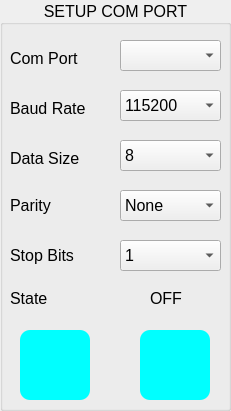
     <widget class="QGroupBox" name="groupBox_control_2">
      <property name="geometry">
       <rect>
        <x>0</x>
        <y>0</y>
        <width>231</width>
        <height>411</height>
       </rect>
      </property>
      <property name="font">
       <font>
        <pointsize>12</pointsize>
        <weight>50</weight>
        <bold>false</bold>
       </font>
      </property>
      <property name="title">
       <string>SETUP COM PORT</string>
      </property>
      <property name="alignment">
       <set>Qt::AlignCenter</set>
      </property>
      <widget class="QPushButton" name="pushButton_connect">
       <property name="geometry">
        <rect>
         <x>20</x>
         <y>330</y>
         <width>70</width>
         <height>70</height>
        </rect>
       </property>
       <property name="font">
        <font>
         <pointsize>12</pointsize>
         <weight>50</weight>
         <bold>false</bold>
        </font>
       </property>
       <property name="styleSheet">
        <string notr="true">QPushButton{
border-radius: 10px;
background-color: #00ffff;
}

QPushButton:pressed {
    padding-top: 5px;
    padding-left: 5px;
}
</string>
       </property>
       <property name="text">
        <string/>
       </property>
       <property name="icon">
        <iconset>
         <normaloff>../Icon/Connect.png</normaloff>../Icon/Connect.png</iconset>
       </property>
       <property name="iconSize">
        <size>
         <width>70</width>
         <height>70</height>
        </size>
       </property>
       <property name="autoDefault">
        <bool>false</bool>
       </property>
       <property name="default">
        <bool>false</bool>
       </property>
       <property name="flat">
        <bool>false</bool>
       </property>
      </widget>
      <widget class="QPushButton" name="pushButton_disconnect">
       <property name="geometry">
        <rect>
         <x>140</x>
         <y>330</y>
         <width>70</width>
         <height>70</height>
        </rect>
       </property>
       <property name="font">
        <font>
         <pointsize>12</pointsize>
         <weight>50</weight>
         <bold>false</bold>
        </font>
       </property>
       <property name="styleSheet">
        <string notr="true">QPushButton{
border-radius: 10px;
background-color: #00ffff;
}

QPushButton:pressed {
    padding-top: 5px;
    padding-left: 5px;
}
</string>
       </property>
       <property name="text">
        <string/>
       </property>
       <property name="icon">
        <iconset>
         <normaloff>../Icon/Disconnet.png</normaloff>../Icon/Disconnet.png</iconset>
       </property>
       <property name="iconSize">
        <size>
         <width>70</width>
         <height>70</height>
        </size>
       </property>
       <property name="flat">
        <bool>false</bool>
       </property>
      </widget>
      <widget class="QLabel" name="label_15">
       <property name="geometry">
        <rect>
         <x>10</x>
         <y>50</y>
         <width>101</width>
         <height>16</height>
        </rect>
       </property>
       <property name="font">
        <font>
         <pointsize>12</pointsize>
        </font>
       </property>
       <property name="text">
        <string>Com Port</string>
       </property>
      </widget>
      <widget class="QComboBox" name="comboBox_comPort">
       <property name="geometry">
        <rect>
         <x>120</x>
         <y>40</y>
         <width>101</width>
         <height>31</height>
        </rect>
       </property>
       <property name="font">
        <font>
         <pointsize>12</pointsize>
        </font>
       </property>
       <property name="styleSheet">
        <string notr="true"/>
       </property>
      </widget>
      <widget class="QLabel" name="label_16">
       <property name="geometry">
        <rect>
         <x>10</x>
         <y>100</y>
         <width>101</width>
         <height>16</height>
        </rect>
       </property>
       <property name="font">
        <font>
         <pointsize>12</pointsize>
        </font>
       </property>
       <property name="text">
        <string>Baud Rate</string>
       </property>
      </widget>
      <widget class="QComboBox" name="comboBox_baudRate">
       <property name="geometry">
        <rect>
         <x>120</x>
         <y>90</y>
         <width>101</width>
         <height>31</height>
        </rect>
       </property>
       <property name="font">
        <font>
         <pointsize>12</pointsize>
        </font>
       </property>
       <property name="styleSheet">
        <string notr="true"/>
       </property>
       <property name="editable">
        <bool>false</bool>
       </property>
       <item>
        <property name="text">
         <string>115200</string>
        </property>
       </item>
       <item>
        <property name="text">
         <string>19200</string>
        </property>
       </item>
       <item>
        <property name="text">
         <string>14400 </string>
        </property>
       </item>
       <item>
        <property name="text">
         <string>9600</string>
        </property>
       </item>
       <item>
        <property name="text">
         <string>4800 </string>
        </property>
       </item>
       <item>
        <property name="text">
         <string/>
        </property>
       </item>
      </widget>
      <widget class="QLabel" name="label_17">
       <property name="geometry">
        <rect>
         <x>10</x>
         <y>290</y>
         <width>101</width>
         <height>16</height>
        </rect>
       </property>
       <property name="font">
        <font>
         <pointsize>12</pointsize>
        </font>
       </property>
       <property name="text">
        <string>State</string>
       </property>
      </widget>
      <widget class="QLabel" name="label_state">
       <property name="geometry">
        <rect>
         <x>150</x>
         <y>290</y>
         <width>51</width>
         <height>16</height>
        </rect>
       </property>
       <property name="font">
        <font>
         <pointsize>12</pointsize>
         <weight>50</weight>
         <bold>false</bold>
        </font>
       </property>
       <property name="text">
        <string>OFF</string>
       </property>
      </widget>
      <widget class="QComboBox" name="comboBox_dataBits">
       <property name="geometry">
        <rect>
         <x>120</x>
         <y>140</y>
         <width>101</width>
         <height>31</height>
        </rect>
       </property>
       <property name="font">
        <font>
         <pointsize>12</pointsize>
        </font>
       </property>
       <property name="editable">
        <bool>false</bool>
       </property>
       <item>
        <property name="text">
         <string>8</string>
        </property>
       </item>
       <item>
        <property name="text">
         <string>7</string>
        </property>
       </item>
       <item>
        <property name="text">
         <string>6</string>
        </property>
       </item>
       <item>
        <property name="text">
         <string>5</string>
        </property>
       </item>
      </widget>
      <widget class="QLabel" name="label_18">
       <property name="geometry">
        <rect>
         <x>10</x>
         <y>150</y>
         <width>101</width>
         <height>16</height>
        </rect>
       </property>
       <property name="font">
        <font>
         <pointsize>12</pointsize>
        </font>
       </property>
       <property name="text">
        <string>Data Size</string>
       </property>
      </widget>
      <widget class="QLabel" name="label_29">
       <property name="geometry">
        <rect>
         <x>10</x>
         <y>190</y>
         <width>101</width>
         <height>31</height>
        </rect>
       </property>
       <property name="font">
        <font>
         <pointsize>12</pointsize>
        </font>
       </property>
       <property name="text">
        <string>Parity</string>
       </property>
      </widget>
      <widget class="QComboBox" name="comboBox_parity">
       <property name="geometry">
        <rect>
         <x>120</x>
         <y>190</y>
         <width>101</width>
         <height>31</height>
        </rect>
       </property>
       <property name="font">
        <font>
         <pointsize>12</pointsize>
        </font>
       </property>
       <property name="editable">
        <bool>false</bool>
       </property>
       <item>
        <property name="text">
         <string>None</string>
        </property>
       </item>
       <item>
        <property name="text">
         <string>Even</string>
        </property>
       </item>
       <item>
        <property name="text">
         <string>Odd</string>
        </property>
       </item>
      </widget>
      <widget class="QLabel" name="label_30">
       <property name="geometry">
        <rect>
         <x>10</x>
         <y>240</y>
         <width>101</width>
         <height>31</height>
        </rect>
       </property>
       <property name="font">
        <font>
         <pointsize>12</pointsize>
        </font>
       </property>
       <property name="text">
        <string>Stop Bits</string>
       </property>
      </widget>
      <widget class="QComboBox" name="comboBox_stopBits">
       <property name="geometry">
        <rect>
         <x>120</x>
         <y>240</y>
         <width>101</width>
         <height>31</height>
        </rect>
       </property>
       <property name="font">
        <font>
         <pointsize>12</pointsize>
        </font>
       </property>
       <property name="editable">
        <bool>false</bool>
       </property>
       <item>
        <property name="text">
         <string>1</string>
        </property>
       </item>
       <item>
        <property name="text">
         <string>1.5</string>
        </property>
       </item>
       <item>
        <property name="text">
         <string>2</string>
        </property>
       </item>
      </widget>
     </widget>
